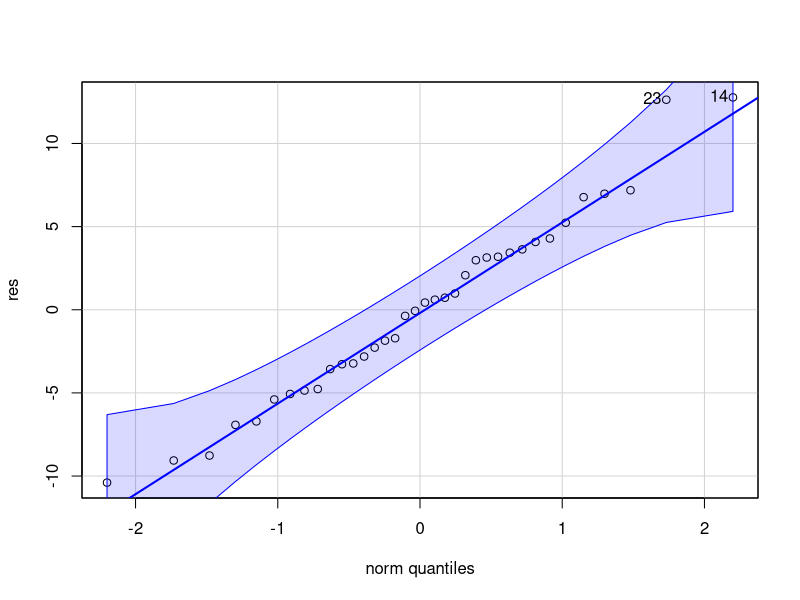
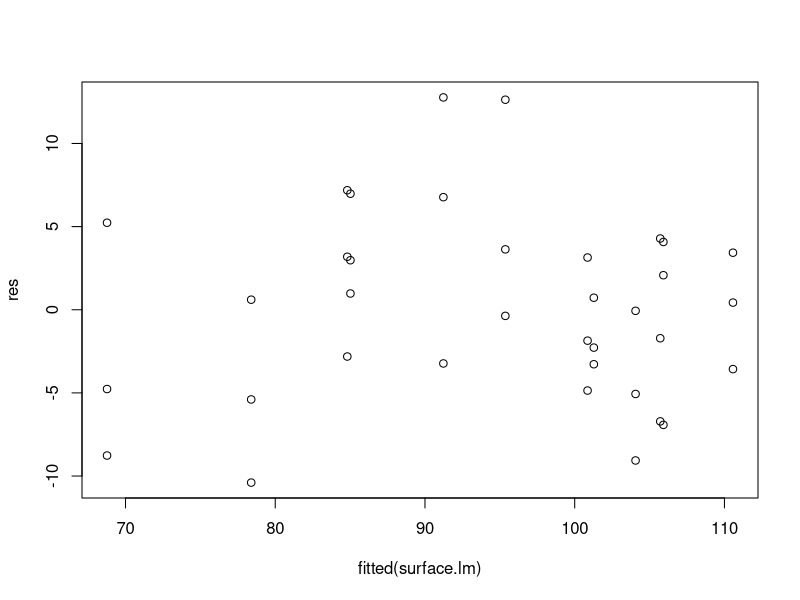
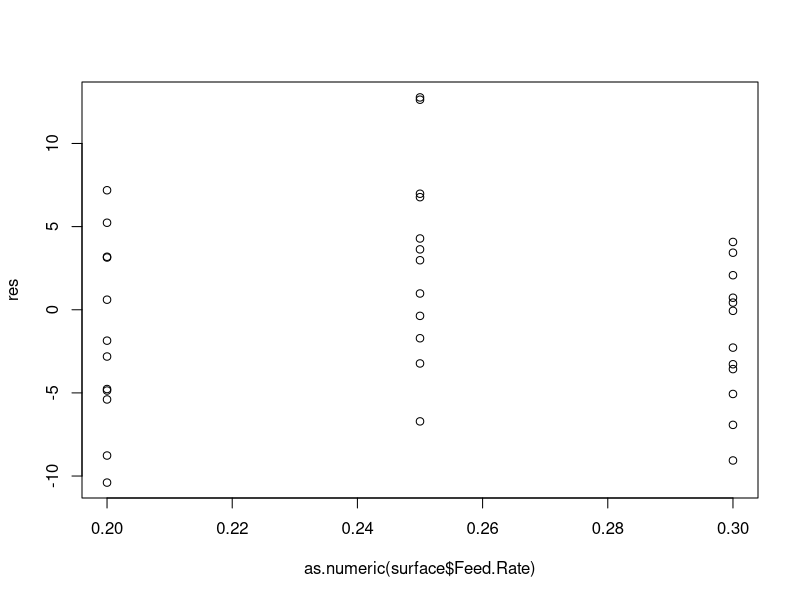
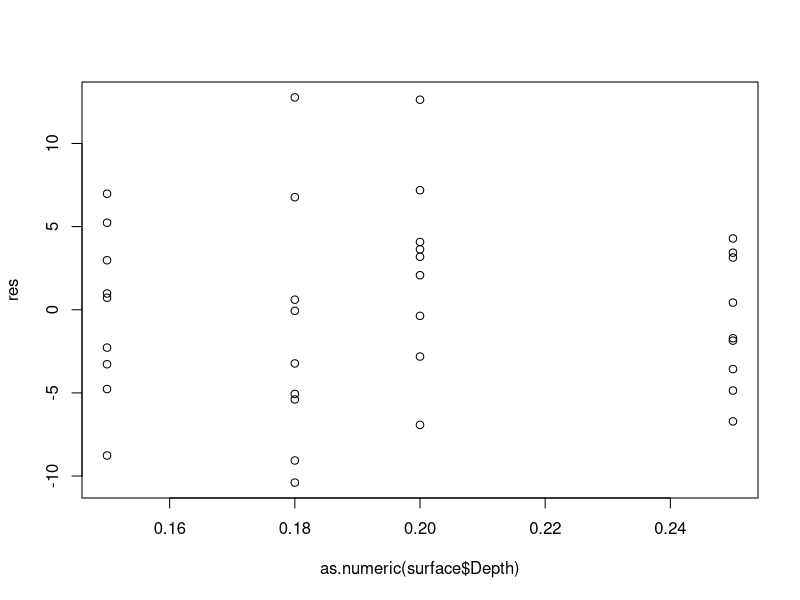

The R script that drew these images, in order:
## ---- chunk 1
surface <- as.data.frame(x = matrix(data = c(rep(c(.2, .25, .3), each = 3, times = 4), rep(c(.15, .18, .2, .25), each = 9), c(74, 64, 60, 92, 86, 88, 99, 98, 102, 79, 68, 73, 98, 104, 88, 104, 99, 95, 82, 88, 92, 99, 108, 95, 108, 110, 99, 99, 104, 96, 104, 110, 99, 114, 111, 107)), nrow = 36, byrow = FALSE))

names(surface) <- c("Feed.Rate", "Depth", "Surface")

#library(readxl)
#surface <- read_excel("E:/Chapter 5/surface.xlsx")
####
a=3
b=4
n=3
surface.aov = aov(Surface ~ Feed.Rate*Depth, surface)
summary(surface.aov)
## ---- chunk 2
surface.lm=lm(Surface ~ Feed.Rate*Depth,surface)
res=surface$Surface-fitted(surface.lm)
library(car)
qqPlot(res)
plot(fitted(surface.lm), res) 
plot(as.numeric(surface$Feed.Rate), res)
plot(as.numeric(surface$Depth), res)
## ---- chunk 3

